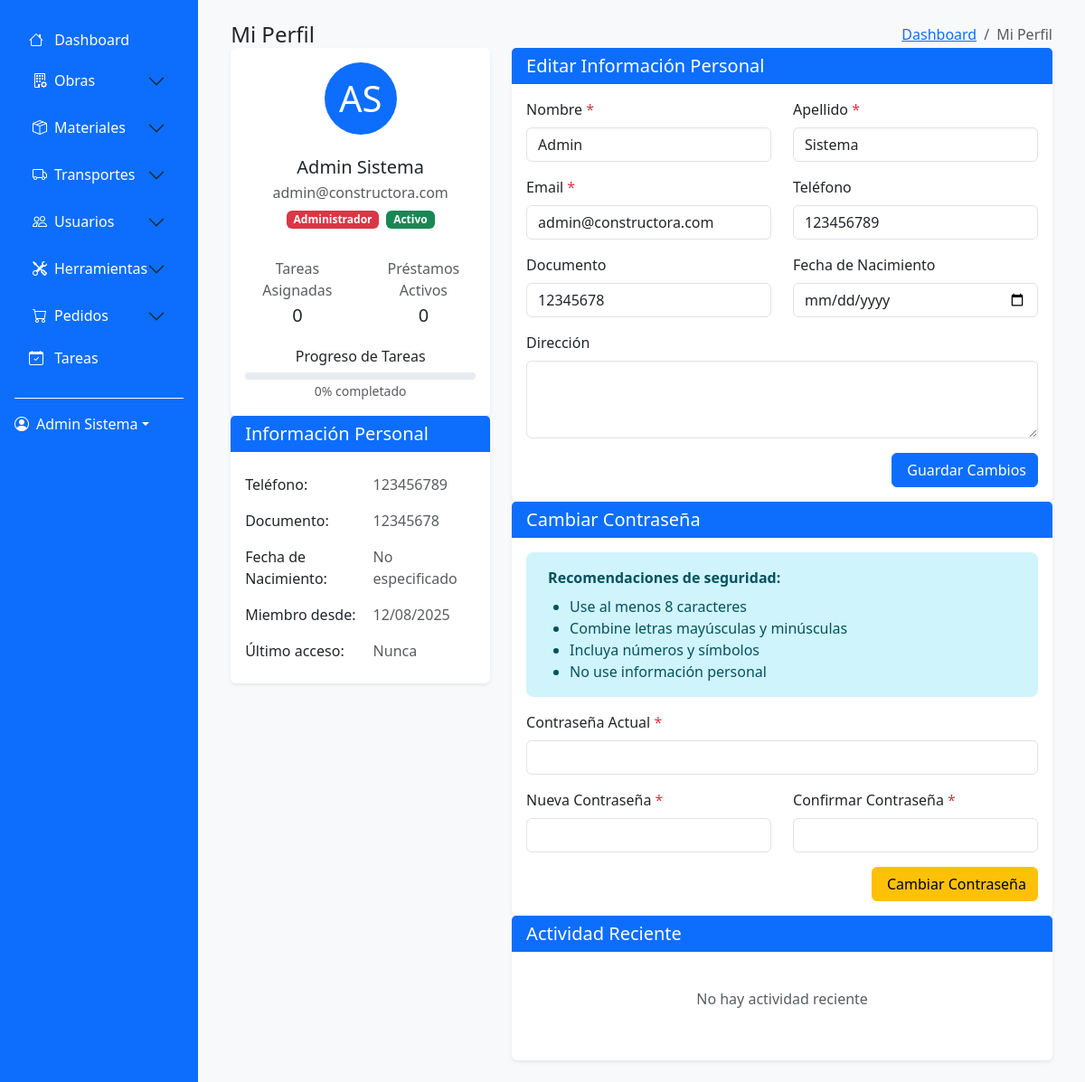
The page /modules/usuarios/profile.php (signed in) on the database its author committed.
### tables this page shows
CREATE TABLE usuarios (
    id_usuario INT AUTO_INCREMENT PRIMARY KEY,
    nombre VARCHAR(100) NOT NULL,
    apellido VARCHAR(100) NOT NULL,
    email VARCHAR(150) UNIQUE NOT NULL,
    contraseña VARCHAR(255) NOT NULL,
    rol ENUM('administrador', 'responsable_obra', 'empleado') NOT NULL,
    estado ENUM('activo', 'inactivo') DEFAULT 'activo',
    telefono VARCHAR(20),
    direccion TEXT,
    fecha_nacimiento DATE,
    documento VARCHAR(20),
    fecha_ultimo_acceso TIMESTAMP NULL,
    intentos_login INT DEFAULT 0,
    bloqueado_hasta TIMESTAMP NULL,
    avatar VARCHAR(255),
    observaciones TEXT,
    fecha_creacion TIMESTAMP DEFAULT CURRENT_TIMESTAMP,
    fecha_actualizacion TIMESTAMP DEFAULT CURRENT_TIMESTAMP ON UPDATE CURRENT_TIMESTAMP
);

### modules/usuarios/profile.php (the view, shortened to what this page needs)
<?php
$user_id = $_SESSION['user_id'];
$database = new Database();
$pdo = $database->getConnection();
try {
    $stmt = $pdo->prepare("
        SELECT u.*,
               (SELECT COUNT(*) FROM tareas WHERE id_empleado = u.id_usuario) as total_tareas,
               (SELECT COUNT(*) FROM tareas WHERE id_empleado = u.id_usuario AND estado = 'finalizada') as tareas_completadas,
               (SELECT COUNT(*) FROM prestamos WHERE id_empleado = u.id_usuario AND estado = 'activo') as prestamos_activos,
               (SELECT COUNT(*) FROM pedidos_materiales WHERE id_solicitante = u.id_usuario) as pedidos_realizados
        FROM usuarios u
        WHERE u.id_usuario = ?
    ");
    $stmt->execute([$user_id]);
    $usuario = $stmt->fetch(PDO::FETCH_ASSOC);
} catch (PDOException $e) {
    $error_message = "Error al cargar el perfil: " . $e->getMessage();
}
try {
    $actividad_reciente = [];
    $stmt = $pdo->prepare("
        SELECT 'tarea' as tipo, t.titulo as descripcion, t.fecha_asignacion as fecha,
               o.nombre_obra, t.estado, t.prioridad
        FROM tareas t
        LEFT JOIN obras o ON t.id_obra = o.id_obra
        WHERE t.id_empleado = ?
        ORDER BY t.fecha_asignacion DESC
        LIMIT 5
    ");
    $stmt->execute([$user_id]);
    $actividad_reciente = array_merge($actividad_reciente, $stmt->fetchAll(PDO::FETCH_ASSOC));
    $stmt = $pdo->prepare("
        SELECT 'prestamo' as tipo,
               CONCAT('Préstamo #', p.numero_prestamo) as descripcion,
               p.fecha_retiro as fecha, o.nombre_obra, p.estado, 'media' as prioridad
        FROM prestamos p
        LEFT JOIN obras o ON p.id_obra = o.id_obra
        WHERE p.id_empleado = ?
        ORDER BY p.fecha_retiro DESC
        LIMIT 5
    ");
    $stmt->execute([$user_id]);
    $actividad_reciente = array_merge($actividad_reciente, $stmt->fetchAll(PDO::FETCH_ASSOC));
    usort($actividad_reciente, function($a, $b) {
        return strtotime($b['fecha']) - strtotime($a['fecha']);
    });
    $actividad_reciente = array_slice($actividad_reciente, 0, 10);
} catch (PDOException $e) {
    $actividad_reciente = [];
}
$progreso_tareas = $usuario['total_tareas'] > 0 ?
    round(($usuario['tareas_completadas'] / $usuario['total_tareas']) * 100) : 0;
include_once '../../includes/header.php';
?>
<div class="container-fluid">
    <div class="row">
        <div class="col-12">
            <div class="page-title-box d-sm-flex align-items-center justify-content-between">
                <h4 class="mb-sm-0">Mi Perfil</h4>
                <div class="page-title-right">
                    <ol class="breadcrumb m-0">
                        <li class="breadcrumb-item"><a href="dashboard.php">Dashboard</a></li>
                        <li class="breadcrumb-item active">Mi Perfil</li>
                    </ol>
                </div>
            </div>
        </div>
    </div>
    <div class="row">
        <div class="col-xl-4">
            <div class="card">
                <div class="card-body">
                    <div class="text-center">
                        <div class="avatar-lg mx-auto mb-4">
                            <?php if ($usuario['avatar']): ?>
                                <img src="<?php echo htmlspecialchars($usuario['avatar']); ?>"
                                     alt="Avatar" class="avatar-img rounded-circle">
                            <?php else: ?>
                                <div class="avatar-title rounded-circle bg-primary text-white fs-1">
                                    <?php echo strtoupper(substr($usuario['nombre'], 0, 1) . substr($usuario['apellido'], 0, 1)); ?>
                                </div>
                            <?php endif; ?>
                        </div>
                        <h5 class="mb-1"><?php echo htmlspecialchars($usuario['nombre'] . ' ' . $usuario['apellido']); ?></h5>
                        <p class="text-muted mb-2"><?php echo htmlspecialchars($usuario['email']); ?></p>
                        <div class="d-flex justify-content-center gap-2 mb-3">
                            <?php
                            $rol_colors = [
                                'administrador' => 'danger',
                                'responsable_obra' => 'warning',
                                'empleado' => 'info'
                            ];
                            $rol_color = $rol_colors[$usuario['rol']] ?? 'secondary';
                            ?>
                            <span class="badge bg-<?php echo $rol_color; ?>">
                                <?php echo ucfirst(str_replace('_', ' ', $usuario['rol'])); ?>
                            </span>
                            <span class="badge bg-<?php echo $usuario['estado'] === 'activo' ? 'success' : 'secondary'; ?>">
                                <?php echo ucfirst($usuario['estado']); ?>
                            </span>
                        </div>
                        <div class="row text-center">
                            <div class="col-6">
                                <div class="mt-3">
                                    <p class="text-muted mb-1">Tareas Asignadas</p>
                                    <h5 class="mb-0"><?php echo isset($usuario['total_tareas']) ? $usuario['total_tareas'] : '0'; ?></h5>
                                </div>
                            </div>
                            <div class="col-6">
                                <div class="mt-3">
                                    <p class="text-muted mb-1">Préstamos Activos</p>
                                    <h5 class="mb-0"><?php echo $usuario['prestamos_activos']; ?></h5>
                                </div>
                            </div>
                        </div>
                        <div class="mt-4">
                            <h6 class="mb-2">Progreso de Tareas</h6>
                            <div class="progress" style="height: 8px;">
                            </div>
                            <small class="text-muted"><?php echo $progreso_tareas; ?>% completado</small>
                        </div>
                    </div>
                </div>
            </div>
            <div class="card">
                <div class="card-header">
                    <h5 class="card-title mb-0">Información Personal</h5>
                </div>
                <div class="card-body">
                    <div class="table-responsive">
                        <table class="table table-borderless mb-0">
                            <tbody>
                                <tr>
                                    <td class="ps-0" scope="row">Teléfono:</td>
                                    <td class="text-muted"><?php echo $usuario['telefono'] ?: 'No especificado'; ?></td>
                                </tr>
                                <tr>
                                    <td class="ps-0" scope="row">Documento:</td>
                                    <td class="text-muted"><?php echo $usuario['documento'] ?: 'No especificado'; ?></td>
                                </tr>
                                <tr>
                                    <td class="ps-0" scope="row">Fecha de Nacimiento:</td>
                                    <td class="text-muted">
                                        <?php echo $usuario['fecha_nacimiento'] ?
                                            date('d/m/Y', strtotime($usuario['fecha_nacimiento'])) : 'No especificado'; ?>
                                    </td>
                                </tr>
                                <tr>
                                    <td class="ps-0" scope="row">Miembro desde:</td>
                                    <td class="text-muted"><?php echo date('d/m/Y', strtotime($usuario['fecha_creacion'])); ?></td>
                                </tr>
                                <tr>
                                    <td class="ps-0" scope="row">Último acceso:</td>
                                    <td class="text-muted">
                                        <?php echo $usuario['fecha_ultimo_acceso'] ?
                                            date('d/m/Y H:i', strtotime($usuario['fecha_ultimo_acceso'])) : 'Nunca'; ?>
                                    </td>
                                </tr>
                            </tbody>
                        </table>
                    </div>
                </div>
            </div>
        </div>
        <div class="col-xl-8">
            <div class="card">
                <div class="card-header">
                    <h5 class="card-title mb-0">Editar Información Personal</h5>
                </div>
                <div class="card-body">
                    <form method="POST" id="profileForm">
                        <div class="row">
                            <div class="col-md-6">
                                <div class="mb-3">
                                    <label for="nombre" class="form-label">Nombre <span class="text-danger">*</span></label>
                                    <input type="text" class="form-control" id="nombre" name="nombre"
                                           value="<?php echo htmlspecialchars($usuario['nombre']); ?>" required>
                                </div>
                            </div>
                            <div class="col-md-6">
                                <div class="mb-3">
                                    <label for="apellido" class="form-label">Apellido <span class="text-danger">*</span></label>
                                    <input type="text" class="form-control" id="apellido" name="apellido"
                                           value="<?php echo htmlspecialchars($usuario['apellido']); ?>" required>
                                </div>
                            </div>
                        </div>
                        <div class="row">
                            <div class="col-md-6">
                                <div class="mb-3">
                                    <label for="email" class="form-label">Email <span class="text-danger">*</span></label>
                                    <input type="email" class="form-control" id="email" name="email"
                                           value="<?php echo htmlspecialchars($usuario['email']); ?>" required>
                                </div>
                            </div>
                            <div class="col-md-6">
                                <div class="mb-3">
                                    <label for="telefono" class="form-label">Teléfono</label>
                                    <input type="text" class="form-control" id="telefono" name="telefono"
                                           value="<?php echo htmlspecialchars($usuario['telefono']); ?>">
                                </div>
                            </div>
                        </div>
                        <div class="row">
                            <div class="col-md-6">
                                <div class="mb-3">
                                    <label for="documento" class="form-label">Documento</label>
                                    <input type="text" class="form-control" id="documento" name="documento"
                                           value="<?php echo htmlspecialchars($usuario['documento']); ?>">
                                </div>
                            </div>
                            <div class="col-md-6">
                                <div class="mb-3">
                                    <label for="fecha_nacimiento" class="form-label">Fecha de Nacimiento</label>
                                    <input type="date" class="form-control" id="fecha_nacimiento" name="fecha_nacimiento"
                                           value="<?php echo $usuario['fecha_nacimiento']; ?>">
                                </div>
                            </div>
                        </div>
                        <div class="mb-3">
                            <label for="direccion" class="form-label">Dirección</label>
                            <textarea class="form-control" id="direccion" name="direccion" rows="3"><?php echo isset($usuario['direccion']) && $usuario['direccion'] !== null ? htmlspecialchars($usuario['direccion']) : ''; ?></textarea>
                        </div>
                        <div class="text-end">
                            <button type="submit" class="btn btn-primary">
                                <i class="fas fa-save me-1"></i>Guardar Cambios
                            </button>
                        </div>
                    </form>
                </div>
            </div>
            <div class="card">
                <div class="card-header">
                    <h5 class="card-title mb-0">Cambiar Contraseña</h5>
                </div>
                <div class="card-body">
                    <div class="alert alert-info">
                        <strong>Recomendaciones de seguridad:</strong>
                        <ul class="mb-0 mt-2">
                            <li>Use al menos 8 caracteres</li>
                            <li>Combine letras mayúsculas y minúsculas</li>
                            <li>Incluya números y símbolos</li>
                            <li>No use información personal</li>
                        </ul>
                    </div>
                    <form method="POST" id="passwordForm">
                        <div class="mb-3">
                            <label for="current_password" class="form-label">Contraseña Actual <span class="text-danger">*</span></label>
                            <input type="password" class="form-control" id="current_password" name="current_password" required>
                        </div>
                        <div class="row">
                            <div class="col-md-6">
                                <div class="mb-3">
                                    <label for="new_password" class="form-label">Nueva Contraseña <span class="text-danger">*</span></label>
                                    <input type="password" class="form-control" id="new_password" name="new_password" required>
                                </div>
                            </div>
                            <div class="col-md-6">
                                <div class="mb-3">
                                    <label for="confirm_password" class="form-label">Confirmar Contraseña <span class="text-danger">*</span></label>
                                    <input type="password" class="form-control" id="confirm_password" name="confirm_password" required>
                                </div>
                            </div>
                        </div>
                        <div class="text-end">
                            <button type="submit" class="btn btn-warning">
                                <i class="fas fa-key me-1"></i>Cambiar Contraseña
                            </button>
                        </div>
                    </form>
                </div>
            </div>
            <div class="card">
                <div class="card-header">
                    <h5 class="card-title mb-0">Actividad Reciente</h5>
                </div>
                <div class="card-body">
                    <?php if (empty($actividad_reciente)): ?>
                        <div class="text-center py-4">
                            <p class="text-muted">No hay actividad reciente</p>
                        </div>
                    <?php endif; ?>
                </div>
            </div>
        </div>
    </div>
</div>
<?php include_once '../../includes/footer.php'; ?>

### rows shown on the page
usuarios: nombre+apellido "AS", nombre+apellido "Admin Sistema", email "admin@constructora.com", rol "Administrador", estado "Activo", telefono "123456789", documento "12345678", fecha_creacion "12/08/2025", nombre "Admin", apellido "Sistema"

### other values the page prints
$_SESSION['user_name'] "Admin Sistema"
$usuario['total_tareas'] "0"
$usuario['prestamos_activos'] "0"
$progreso_tareas "0"
